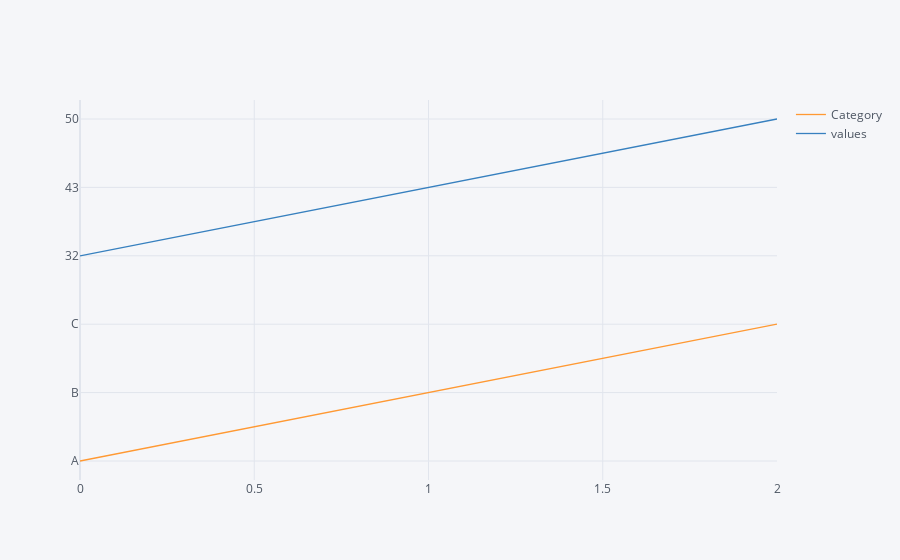

Source (notebook cell):
### Code cell
df2.iplot()

### Figure 1 — Plotly figure (JSON) as saved in the notebook; plotly's stock layout.template omitted (floating-point values rounded to 4 significant figures)
{"data": [{"line": {"color": "rgba(255, 153, 51, 1.0)", "dash": "solid", "shape": "linear", "width": 1.3}, "mode": "lines", "name": "Category", "text": "", "type": "scatter", "x": [0, 1, 2], "y": ["A", "B", "C"]}, {"line": {"color": "rgba(55, 128, 191, 1.0)", "dash": "solid", "shape": "linear", "width": 1.3}, "mode": "lines", "name": "values", "text": "", "type": "scatter", "x": [0, 1, 2], "y": [32, 43, 50]}], "layout": {"legend": {"bgcolor": "#F5F6F9", "font": {"color": "#4D5663"}}, "paper_bgcolor": "#F5F6F9", "plot_bgcolor": "#F5F6F9", "title": {"font": {"color": "#4D5663"}}, "xaxis": {"gridcolor": "#E1E5ED", "showgrid": true, "tickfont": {"color": "#4D5663"}, "title": {"font": {"color": "#4D5663"}, "text": ""}, "zerolinecolor": "#E1E5ED"}, "yaxis": {"gridcolor": "#E1E5ED", "showgrid": true, "tickfont": {"color": "#4D5663"}, "title": {"font": {"color": "#4D5663"}, "text": ""}, "zerolinecolor": "#E1E5ED"}}}
